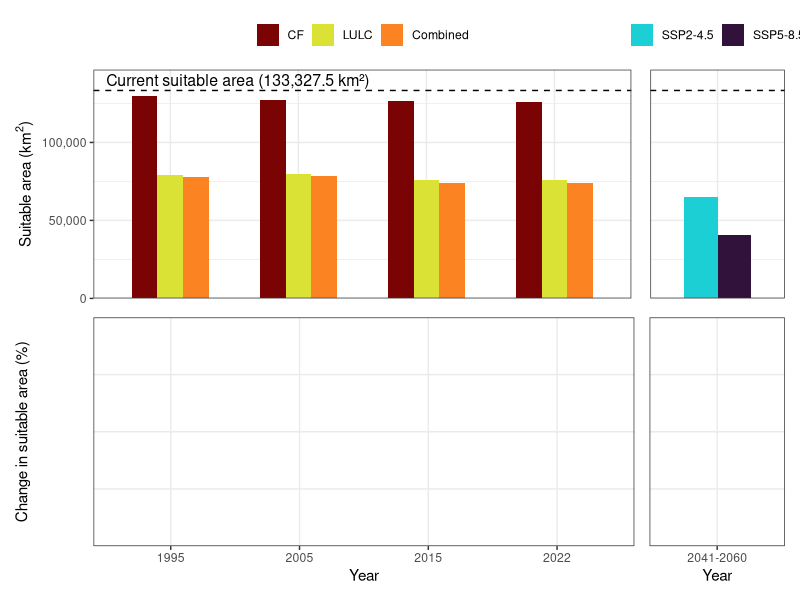

Write the R code that produced this figure.
library(ggplot2)
library(patchwork)
library(dplyr)
library(stringr)
dir()

val<-read.table("area_sens_test.csv",h=T,encoding = "latin1", sep=",")
unique(val$eco)
val$eco<-gsub("Ã£","ã",val$eco)

unique(val$metric)
val<-val[val$metric=="Max Sorensen",]
val$metric<-NULL
# ------- organize data-------
df_areas_eco <- val %>%
  rename(ecoregion = eco, area_km2 = value) %>%
  mutate(
    tipo = case_when(
      str_detect(name, "current") ~ "Current",
      str_detect(name, "fire")    ~ "CF",
      str_detect(name, "lulc")    ~ "LULC",
      str_detect(name, "combined") ~ "Combined",
      str_detect(name, "SSP245")  ~ "SSP2-4.5",
      str_detect(name, "SSP585")  ~ "SSP5-8.5"
    ),
    ano = case_when(
      str_detect(name, "current|SSP") ~ NA_character_,
      str_detect(name, "1995") ~ "1995",
      str_detect(name, "2005") ~ "2005",
      str_detect(name, "2015") ~ "2015",
      str_detect(name, "2022") ~ "2022"
    ),
    ano = case_when(
      tipo == "Current"  ~ "Current",
      tipo %in% c("SSP2-4.5", "SSP5-8.5") ~ "2041-2060",
      TRUE ~ ano
    )
  ) %>%
  select(ecoregion, tipo, ano, area_km2)

# ------- add total -------
df_areas_eco <- bind_rows(
  df_areas_eco,
  df_areas_eco %>%
    group_by(tipo, ano) %>%
    summarise(area_km2 = round(sum(area_km2), 2), .groups = "drop") %>%
    mutate(ecoregion = "Total")
)

# ------- reference area per ecoregion -------
area_ref_eco <- df_areas_eco %>%
  filter(tipo == "Current") %>%
  select(ecoregion, area_km2) %>%
  rename(area_ref = area_km2)

# ------- add PCT -------
df_areas_eco <- df_areas_eco %>%
  left_join(area_ref_eco, by = "ecoregion") %>%
  mutate(
    pct       = round(((area_km2 - area_ref) / area_ref) * 100, 2),
    ano       = factor(ano, levels = c("Current", "1995", "2005", "2015", "2022", "2041-2060")),
    tipo      = factor(tipo, levels = c("Current", "CF", "LULC", "Combined", "SSP2-4.5", "SSP5-8.5")),
    ecoregion = factor(ecoregion, levels = c(unique(val$eco), "Total"))
  ) %>%
  select(-area_ref)

# ------- df_areas -------
area_total <- df_areas_eco %>%
  filter(tipo == "Current", ecoregion == "Total") %>%
  pull(area_km2)

df_areas <- df_areas_eco %>%
  filter(ecoregion == "Total", tipo != "Current") %>%
  mutate(
    ano  = factor(ano,  levels = c("1995", "2005", "2015", "2022", "2041-2060")),
    tipo = factor(tipo, levels = c("CF", "LULC", "Combined", "SSP2-4.5", "SSP5-8.5"))
  )

area_label <- "Current suitable area (133,327.5 km²)"

bar_width <- 0.6

# ------- PLOT PRESENT KM2 -------
p_present_km2 <- ggplot(
  df_areas %>% filter(!tipo %in% c("SSP2-4.5", "SSP5-8.5")),
  aes(x = ano, y = area_km2, fill = tipo)
) +
  geom_bar(stat = "identity", position = position_dodge(bar_width), width = bar_width) +
  geom_hline(yintercept = area_total, linetype = "dashed", color = "black") +
  annotate("text", x = 0.5, y = area_total * 1.05,
           label = area_label, hjust = 0, size = 4) +
  scale_fill_manual(values = c("CF" = "#7A0403", "LULC" = "#DAE235", "Combined" = "#FB8322")) +
  scale_y_continuous(limits = c(0, area_total * 1.1),
                     expand = c(0, 0),
                     labels = scales::comma) +
  labs(x = NULL, y = expression("Suitable area (km"^2*")"), fill = NULL) +
  theme_bw() +
  theme(
    legend.position = "top",
    axis.text.x     = element_blank(),
    axis.ticks.x    = element_blank()
  )

# ------- PLOT PRESENT PCT -------
p_present_pct <- ggplot(
  df_areas %>% filter(!tipo %in% c("SSP2-4.5", "SSP5-8.5")),
  aes(x = ano, y = pct, fill = tipo)
) +
  geom_bar(stat = "identity", position = position_dodge(bar_width), width = bar_width) +
  geom_text(
    aes(label = paste0(round(pct, 1), "%")),
    position = position_dodge(bar_width),
    vjust = 1.5,
    size = 3)+
  geom_hline(yintercept = 0, linetype = "dashed", color = "black") +
  scale_fill_manual(values = c("CF" = "#7A0403", "LULC" = "#DAE235", "Combined" = "#FB8322")) +
  scale_y_continuous(expand = c(0, 0),
                     limits = c(0,-80)) +
  labs(x = "Year", y = "Change in suitable area (%)", fill = NULL) +
  theme_bw() +
  theme(legend.position = "none")

# ------- PLOT FUTURE KM2 -------
p_future_km2 <- ggplot(
  df_areas %>% filter(tipo %in% c("SSP2-4.5", "SSP5-8.5")),
  aes(x = ano, y = area_km2, fill = tipo)
) +
  geom_bar(stat = "identity", position = position_dodge(bar_width), width = bar_width) +
  geom_hline(yintercept = area_total, linetype = "dashed", color = "black") +
  scale_fill_manual(values = c("SSP2-4.5" = "#1BCFD5", "SSP5-8.5" = "#30123B")) +
  scale_y_continuous(limits = c(0, area_total * 1.1),
                     expand = c(0, 0),
                      labels = scales::comma) +
  labs(x = NULL, y = NULL, fill = NULL) +
  theme_bw() +
  theme(
    legend.position = "top",
    axis.text.x     = element_blank(),
    axis.ticks.x    = element_blank(),
    axis.text.y     = element_blank(),
    axis.ticks.y    = element_blank()
  )

# ------- PLOT FUTURE PCT -------
p_future_pct <- ggplot(
  df_areas %>% filter(tipo %in% c("SSP2-4.5", "SSP5-8.5")),
  aes(x = ano, y = pct, fill = tipo)
) +
  geom_bar(stat = "identity", position = position_dodge(bar_width), width = bar_width) +
  geom_text(
    aes(label = paste0(round(pct, 1), "%")),
    position = position_dodge(bar_width),
    vjust = 1.5,
    size = 3)+
  geom_hline(yintercept = 0, linetype = "dashed", color = "black") +
  scale_fill_manual(values = c("SSP2-4.5" = "#1BCFD5", "SSP5-8.5" = "#30123B")) +
  scale_y_continuous(expand = c(0, 0), limits = c(0,-80)) +
  labs(x = "Year", y = NULL, fill = NULL) +
  theme_bw() +
  theme(
    legend.position = "none",
    axis.text.y     = element_blank(),
    axis.ticks.y    = element_blank()
  )

# ------- combine -------
(p_present_km2 + p_future_km2 + plot_layout(widths = c(4, 1), guides = "keep")) /
  (p_present_pct + p_future_pct + plot_layout(widths = c(4, 1), guides = "keep"))

png("fig4_pct.png", height = 22.5, width=27, unit="cm",res=600)
dev.off()
0.9*25
